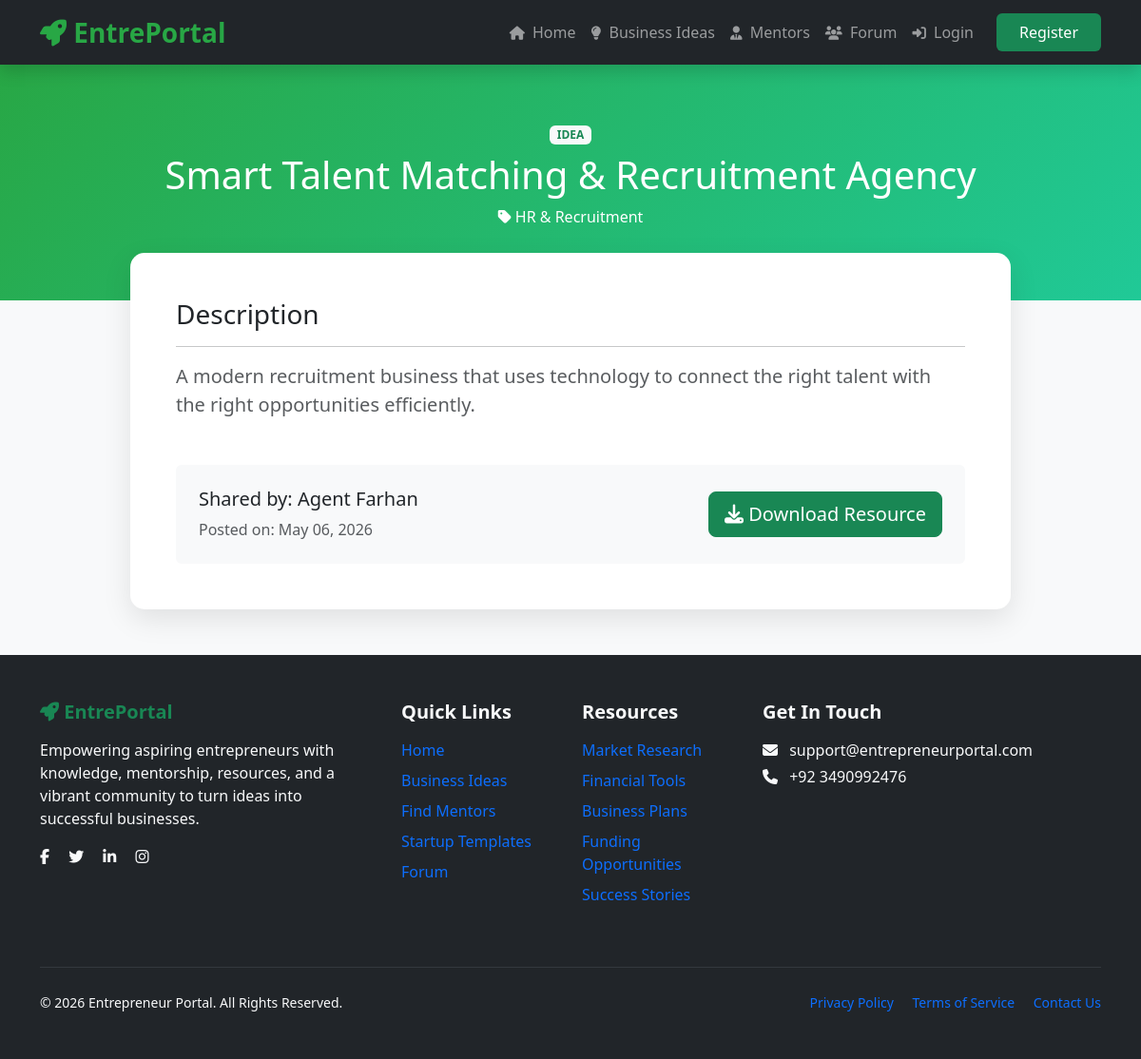
The page /view-resource.php?id=45 on the database its author committed.
### tables this page shows
CREATE TABLE `resources` (
  `id` int(11) NOT NULL,
  `agent_id` int(11) NOT NULL,
  `category_id` int(11) DEFAULT NULL,
  `title` varchar(255) NOT NULL,
  `content_type` enum('idea','framework','template','startup_plan','financial_support') NOT NULL,
  `description` text DEFAULT NULL,
  `file_path` varchar(255) DEFAULT NULL,
  `created_at` timestamp NOT NULL DEFAULT current_timestamp(),
  `updated_at` timestamp NOT NULL DEFAULT current_timestamp() ON UPDATE current_timestamp()
);

CREATE TABLE `categories` (
  `id` int(11) NOT NULL,
  `category_name` varchar(100) NOT NULL,
  `description` text DEFAULT NULL,
  `created_at` timestamp NOT NULL DEFAULT current_timestamp()
);

CREATE TABLE `users` (
  `id` int(11) NOT NULL,
  `full_name` varchar(100) NOT NULL,
  `email` varchar(100) NOT NULL,
  `password` varchar(255) NOT NULL,
  `phone` varchar(20) DEFAULT NULL,
  `bio` text DEFAULT NULL,
  `location` varchar(100) DEFAULT NULL,
  `role` enum('user','agent','admin') NOT NULL DEFAULT 'user',
  `status` enum('pending','approved','rejected') NOT NULL DEFAULT 'pending',
  `created_at` timestamp NOT NULL DEFAULT current_timestamp()
);

### view-resource.php (the view, shortened to what this page needs)
<?php
include 'config.php';
$id = isset($_GET['id']) ? (int)$_GET['id'] : 0;
$query = "SELECT r.*, c.category_name, u.full_name as agent_name, u.email as agent_email
          FROM resources r
          LEFT JOIN categories c ON r.category_id = c.id
          LEFT JOIN users u ON r.agent_id = u.id
          WHERE r.id = $id";
$result = mysqli_query($conn, $query);
$resource = mysqli_fetch_assoc($result);
?>
<!DOCTYPE html>
<html lang="en">
<head>
    <link href="https://cdn.jsdelivr.net/npm/bootstrap@5.3.3/dist/css/bootstrap.min.css" rel="stylesheet">
    <link href="https://cdnjs.cloudflare.com/ajax/libs/font-awesome/6.5.1/css/all.min.css" rel="stylesheet">
</head>
<body>
<?php include 'navbar.php'; ?>
<div class="resource-header text-center">
    <div class="container">
        <span class="badge bg-light text-success mb-2"><?= strtoupper($resource['content_type']) ?></span>
        <h1><?= htmlspecialchars($resource['title']) ?></h1>
        <p><i class="fas fa-tag"></i> <?= htmlspecialchars($resource['category_name'] ?? 'General') ?></p>
    </div>
</div>
<div class="container mb-5">
    <div class="row justify-content-center">
        <div class="col-lg-10">
            <div class="card content-card">
                <div class="card-body p-5">
                    <h3>Description</h3>
                    <hr>
                    <p class="lead text-muted" style="white-space: pre-wrap;"><?= htmlspecialchars($resource['description']) ?></p>
                    <div class="mt-5 p-4 bg-light rounded d-flex justify-content-between align-items-center">
                        <div>
                            <h5>Shared by: <?= htmlspecialchars($resource['agent_name']) ?></h5>
                            <p class="mb-0 text-muted">Posted on: <?= date('M d, Y', strtotime($resource['created_at'])) ?></p>
                        </div>
                        <?php if(!empty($resource['file_path'])): ?>
                            <a href="/Final-Deliverable/agent/<?= $resource['file_path'] ?>" class="btn btn-success btn-lg">
                                <i class="fas fa-download"></i> Download Resource
                            </a>
                        <?php endif; ?>
                    </div>
                </div>
            </div>
        </div>
    </div>
</div>
<?php include 'footer.php'; ?>
</body>
</html>

### view-resource.php (style rules this page uses)
body { background: #f8f9fa; }
.resource-header { background: linear-gradient(135deg, #28a745, #20c997); color: white; padding: 60px 0; }
.content-card { margin-top: -50px; border-radius: 15px; border: none; box-shadow: 0 10px 30px rgba(0,0,0,0.1); }

### navbar.php (style rules this page uses)
:root { --primary: #28a745; --dark: #212529; }

### rows shown on the page
resources: content_type "IDEA", title "Smart Talent Matching & Recruitment Agency", category.category_name "HR & Recruitment", description "A modern recruitment business that uses technology to connect the right talent with the right opportunities efficiently.", agent.full_name "Agent Farhan", created_at "May 06, 2026"
